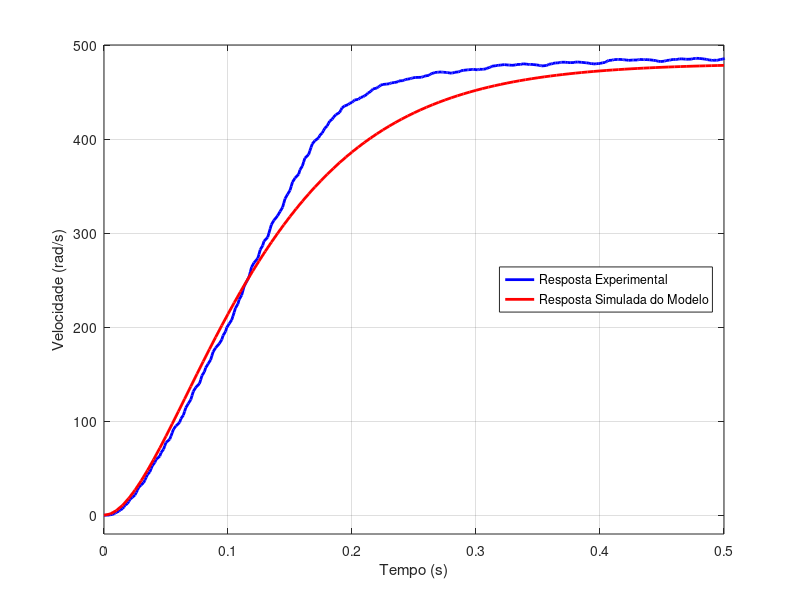
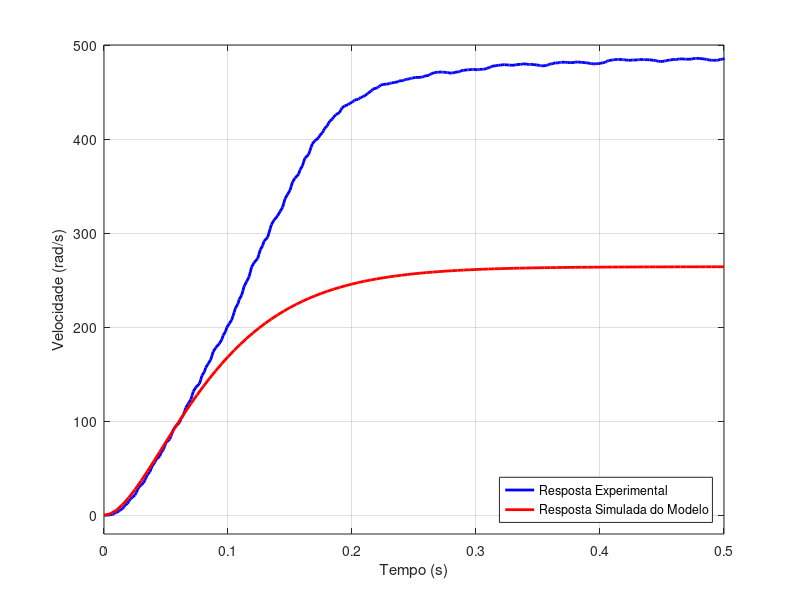

These figures' MATLAB source, in order:
clear all
close all
pkg load signal
pkg load control

janela_mediana = 1; % Tamanho da janela para o filtro de mediana
janela_media = 10; % Tamanho da janela para o filtro de média

# Comparação com modelo de degrau

# Resposta ao degrau
[vel1, tempo1] = textread('./output/outputDegrau/output2024-05-25_12-55-46.txt', "%f,%f");


tempo_maximo_de_plot1 = 5;
idx_tempo_maximo_de_plot1 = Inf;

for i=1:1:length(tempo1)
    if tempo1(i) <= tempo_maximo_de_plot1 + .0001 && tempo1(i) >= tempo_maximo_de_plot1 - .0001
        idx_tempo_maximo_de_plot1 = i
        break
    endif
endfor

disp(idx_tempo_maximo_de_plot1)

if idx_tempo_maximo_de_plot1 ~= Inf
    vel1 = vel1(1:idx_tempo_maximo_de_plot1)
    tempo1 = tempo1(1:idx_tempo_maximo_de_plot1)
endif

% Aplicar filtro de média
b = (1/janela_media) * ones(1, janela_media);
a = 1;
vel_filt_media_1 = filter(b, a, vel1);

figure(1)
plot(tempo1, vel_filt_media_1);
xlim([0 .5])
ylim([-20 500])
xlabel('Tempo (s)');
ylabel('Velocidade (rad/s)');
grid on;
hold on;

s = tf('s');
G = (480.52 * 227.84)/(s^2 + 30.19*s + 227.84);


step(G);
xlim([0 .5])
ylim([-20 500])
xlabel('Tempo (s)');
ylabel('Velocidade (rad/s)');

h = get(gca, 'Children');
set(h(1), 'Color', 'r');
set(h(1), 'LineWidth', 2);
set(h(2), 'Color', 'b');
set(h(2), 'LineWidth', 2)

leg = legend('Resposta Experimental', 'Resposta Simulada do Modelo');
legend('Location','east');

title('');

# Comparação com modelo de frequência

figure(2);

plot(tempo1, vel_filt_media_1);
xlim([0 .5])
ylim([-20 500])
xlabel('Tempo (s)');
ylabel('Velocidade (rad/s)');
grid on;
hold on;

Gfreq = (11504.73)/(s^2 + 43.37*s + 470.24);

step(10.8*Gfreq, .5);
xlim([0 .5])
ylim([-20 500])
xlabel('Tempo (s)');
ylabel('Velocidade (rad/s)');

h = get(gca, 'Children');
set(h(1), 'Color', 'r');
set(h(1), 'LineWidth', 2);
set(h(2), 'Color', 'b');
set(h(2), 'LineWidth', 2)

leg = legend('Resposta Experimental', 'Resposta Simulada do Modelo');
legend('Location','southeast');

title('');